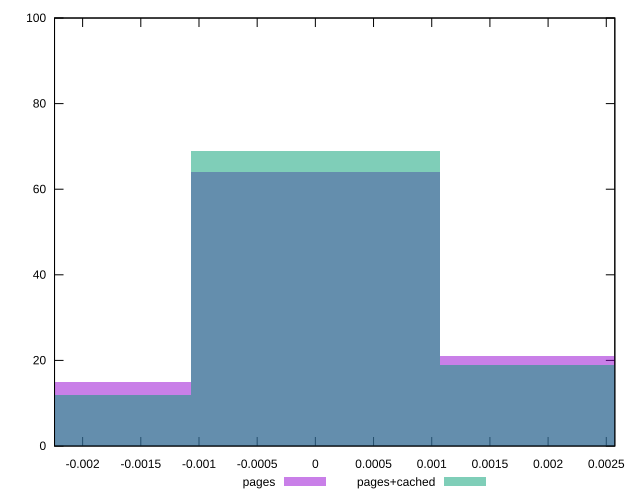

Generate this figure with gnuplot:
reset

$pages <<EOF
0 64
-0.0021425038926663766 15
0.0021425038926663766 21
EOF

$pagesCached <<EOF
-0.0021425038926663766 12
0 69
0.0021425038926663766 19
EOF

set key outside below
set boxwidth 0.0021425038926663766
set xrange [-0.002241393143644719:0.0025733938244588256]
set yrange [0:100]
set trange [0:100]
set style fill transparent solid 0.5 noborder
set terminal svg size 640, 500 enhanced background rgb 'white'
set output "report_00025_2021-02-22T21:38:55.199Z/meta/pScore-difference/comparison/histogram/0_vs_1.svg"

plot $pages title "pages" with boxes, \
     $pagesCached title "pages+cached" with boxes

reset
